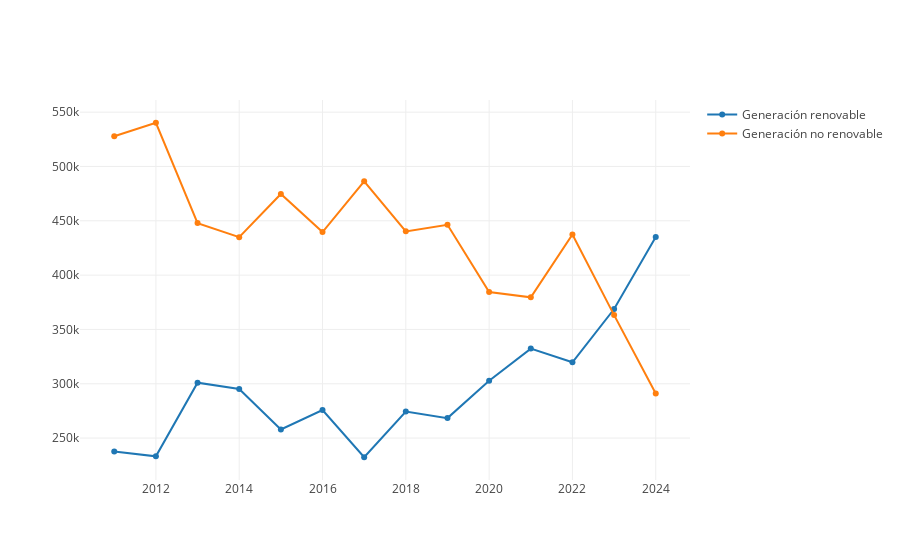

The cell this chart's notebook holds for it:
### Code cell
val EnergiasParaAnalizar = Seq("Generación renovable", "Generación no renovable")
AnalisisEnergiasAnual(EnergiasParaAnalizar, dataFrameBalance)

### Figure 1 — Plotly figure (JSON) as saved in the notebook; plotly's stock layout.template omitted (floating-point values rounded to 4 significant figures)
{"data": [{"name": "Generación renovable", "type": "scatter", "x": ["2011", "2012", "2013", "2014", "2015", "2016", "2017", "2018", "2019", "2020", "2021", "2022", "2023", "2024"], "y": [237600.0, 233200.0, 301000.0, 295100.0, 257900.0, 275800.0, 232400.0, 274500.0, 268400.0, 302700.0, 332400.0, 319800.0, 368800.0, 435200.0]}, {"name": "Generación no renovable", "type": "scatter", "x": ["2011", "2012", "2013", "2014", "2015", "2016", "2017", "2018", "2019", "2020", "2021", "2022", "2023", "2024"], "y": [527800.0, 540300.0, 447900.0, 435000.0, 474700.0, 439600.0, 486400.0, 440300.0, 446300.0, 384500.0, 379600.0, 437400.0, 363200.0, 291100.0]}], "layout": {"autosize": true, "xaxis": {"autorange": true, "range": [2010.0, 2025.0], "type": "linear"}, "yaxis": {"autorange": true, "range": [209800.0, 562800.0], "type": "linear"}}}
